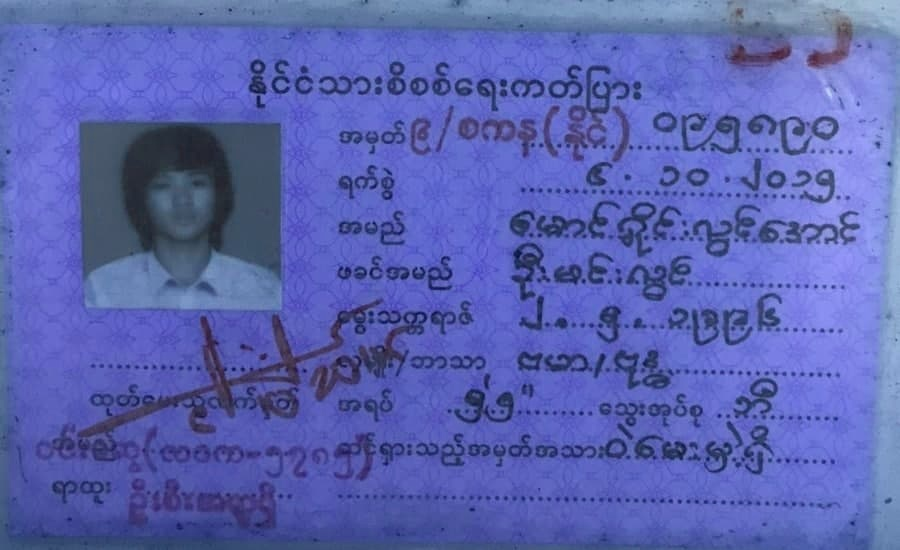
#> input picture rgbImage.jpg, 900 x 550 px
$ python -i feature_extractors.py   (imports and definitions only)
#> lines starting #> are read from the running program, lines starting #| are printed output that depends on the picture
from __future__ import print_function
from numpy.core.shape_base import block
import cv2 as cv
import numpy as np
from math import cos, sin, sqrt
from numpy.core.fromnumeric import shape
from skimage.feature import local_binary_pattern # # pip install scikit-image
import numpy as np
from scipy.stats import norm
import matplotlib.pyplot as plt
from skimage.transform import integral_image

# [9 lines left out: function plot_hisvec, not called in this run]

class LocalBinaryPatterns:
    # [5 lines left out: function __init__, not called in this run]
    def set_image(self, img):
        self.img = img
    # [16 lines left out: functions __describe, compute_a_point, not called in this run]

class HOG:
    # [4 lines left out: function __init__, not called in this run]
    def set_image(self, img):
        self.img = img
    # [5 lines left out: function compute_a_point, not called in this run]

class CHOG:
    def __init__(self, radius = 30, norm_scale_dis = 10, block_count = 8, bin_count = 18, pixel_distance = 1):
        self.radius = radius
        self.norm_scale_dis = norm_scale_dis
        self.block_count = block_count
        self.bin_count = bin_count

        self.full_magnitude = None
        self.full_orientation = None
        self.pixel_distance = pixel_distance

        r2 = self.radius**2
        size = int(2*self.radius/self.pixel_distance + 1)
        distances = [ [np.Infinity]*size for i in range(size)]
        for i in range(-self.radius, self.radius  + 1, self.pixel_distance):
            for j in range(-self.radius, self.radius  + 1, self.pixel_distance):
                sq = float(i**2+ j**2)
                if(sq<=r2):
                    distances[int((i+self.radius)/self.pixel_distance)][int((j+self.radius)/self.pixel_distance)] = sqrt(sq)
                    #print("{},{} is set to {}".format(i+self.radius, j+self.radius, sqrt(sq)))
        distances = np.asarray(distances)
        self.weight = norm.pdf(distances, 0, scale = self.norm_scale_dis)

        self.point_angles = np.asarray([[np.arctan2(j,i) for j in range(-self.radius, self.radius+1, self.pixel_distance)] for i in range(-self.radius, self.radius+1, self.pixel_distance)])
        self.point_angles = np.where(self.point_angles < 0, self.point_angles + 2*np.pi, self.point_angles)
        self.point_angles = np.where(self.point_angles > 2*np.pi, self.point_angles - 2*np.pi, self.point_angles)
    def set_image(self, grey_img, debug = False, gradient_vc_dist = 3):
        xkernel = np.array([[-1, 0, 1]])
        ykernel = np.array([[-1], [0], [1]])
        #grey_img_blur = cv.medianBlur(grey_img, self.blur_size)
        grey_img_blur = grey_img.copy()
        dx = cv.filter2D(grey_img_blur, cv.CV_32F, xkernel)
        dy = cv.filter2D(grey_img_blur, cv.CV_32F, ykernel)
        self.full_magnitude = np.sqrt(np.square(dx) + np.square(dy) + +1e-9)
        self.full_magnitude = cv.copyMakeBorder(self.full_magnitude, 0, 0, self.radius, self.radius, borderType= cv.BORDER_CONSTANT, value=0) #make a padding
        self.full_orientation = np.arctan2(dy, dx+0.0000001) # radian
        self.full_orientation = cv.copyMakeBorder(self.full_orientation, 0, 0, self.radius, self.radius, borderType= cv.BORDER_CONSTANT, value=0) #make a padding

        if(debug):
            clImg = cv.cvtColor(grey_img, cv.COLOR_GRAY2BGR)
            for i in range (0, grey_img.shape[0], gradient_vc_dist):
                for j in range (0, grey_img.shape[1], gradient_vc_dist):
                    if(self.full_magnitude[i][j] > 0):
                        x = j+ self.full_magnitude[i][j] *  np.cos(self.full_orientation[i][j])
                        y = i+ self.full_magnitude[i][j] *  np.sin(self.full_orientation[i][j])
                        cv.arrowedLine(clImg, (j,i), (int(x), int(y)), (255,0,0), 1)
            cv.imshow("Gradient vector", clImg)
            cv.waitKey()
    # [50 lines left out: function compute_a_point, not called in this run]

class Haarlike:
    # [38 lines left out: functions __init__, set_image, __make_in_range, compute_a_point, not called in this run]

class Surf:
    def __init__(self, D, diameter_size):
        self.D = D #number of scale
        self.diameter_size = diameter_size

    # [20 lines left out: functions set_image, compute_a_point, not called in this run]

>>> import cv2
>>> picture = cv2.imread('../rgbImage.jpg', cv2.IMREAD_GRAYSCALE)
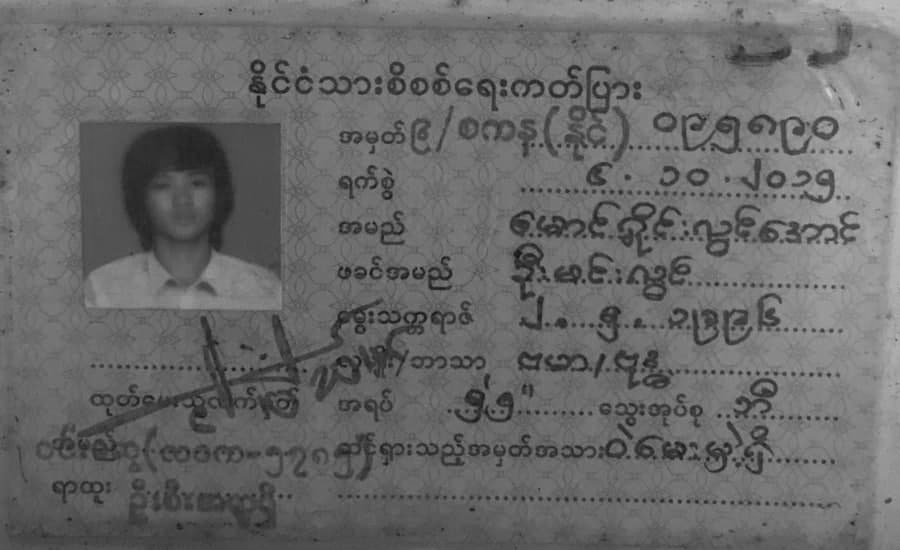
#> picture: shape (550, 900); min 14, max 207, mean 104.9
>>> result = CHOG().set_image(picture)
#> in set_image, `dx = cv.filter2D(grey_img_blur, cv.CV_32F, xkernel)`:
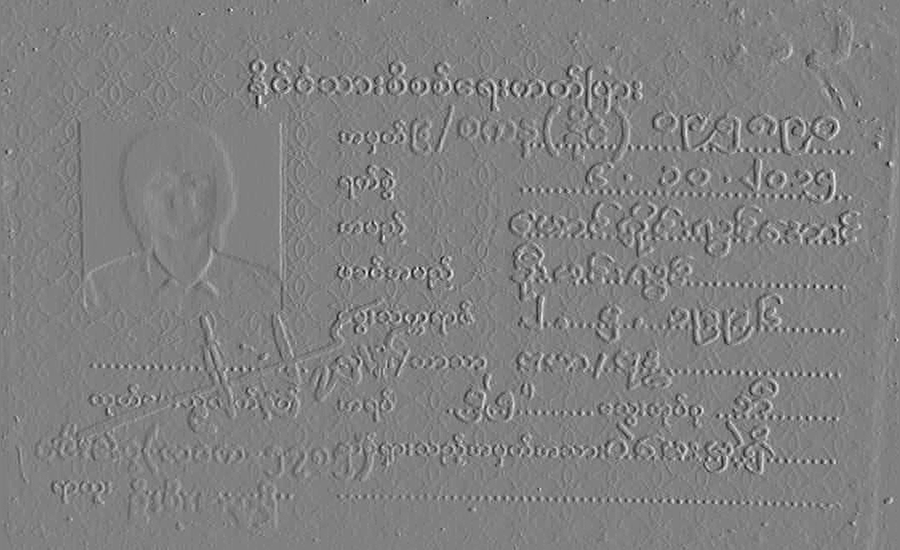
#> dx: shape (550, 900) float32; min -92, max 90, mean 0.1; drawn with min black and max white
#> in set_image, `dy = cv.filter2D(grey_img_blur, cv.CV_32F, ykernel)`:
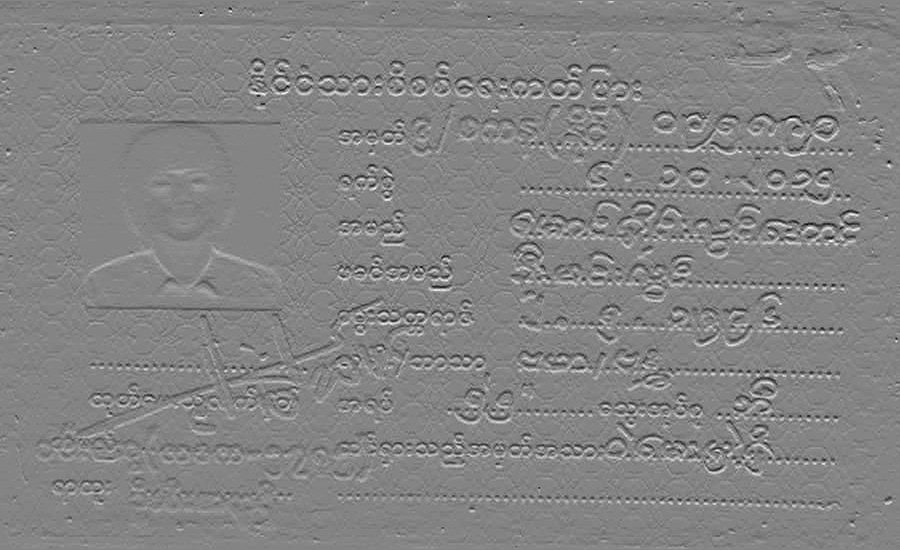
#> dy: shape (550, 900) float32; min -93, max 86, mean -0.2; drawn with min black and max white
#> in set_image, `self.full_magnitude = np.sqrt(np.square(dx) + np.square(dy) + +1e-9)`:
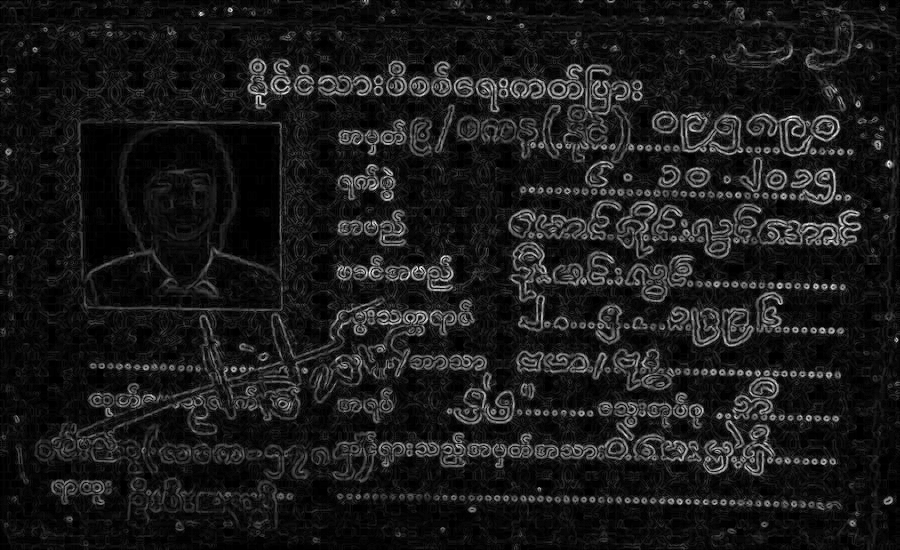
#> self.full_magnitude: shape (550, 900) float32; min 3.16e-05, max 94.59, mean 9.8; drawn with min black and max white
#> in set_image, `self.full_magnitude = cv.copyMakeBorder(self.full_magnitude, 0, 0, sel..`:
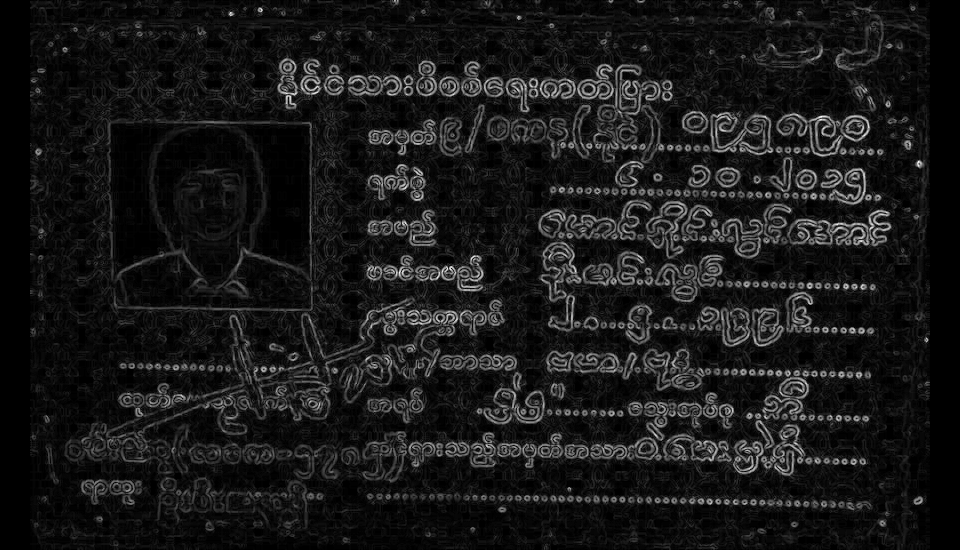
#> self.full_magnitude: shape (550, 960) float32; min 0, max 94.59, mean 9.2; drawn with min black and max white
#> in set_image, `self.full_orientation = np.arctan2(dy, dx+0.0000001)`:
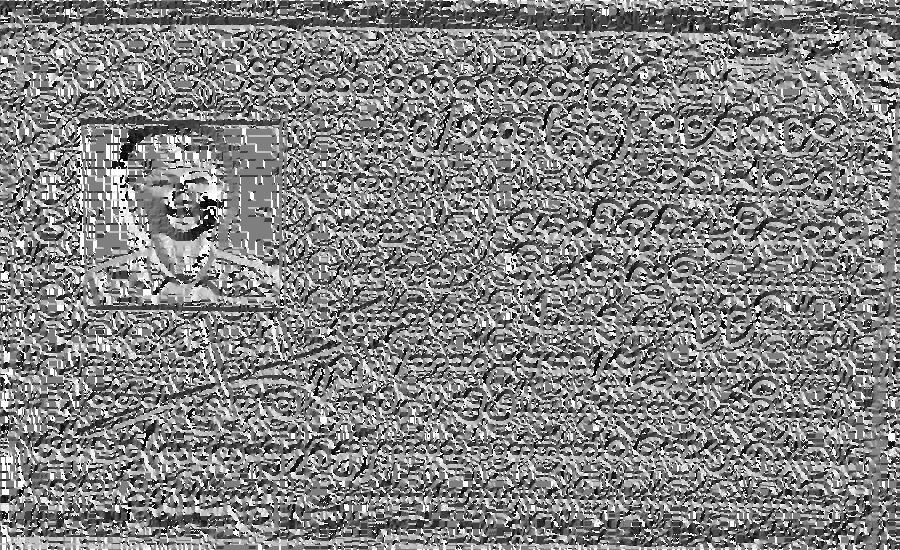
#> self.full_orientation: shape (550, 900) float32; min -3.13, max 3.14, mean 0.0988; drawn with min black and max white
#> in set_image, `self.full_orientation = cv.copyMakeBorder(self.full_orientation, 0, 0,..`:
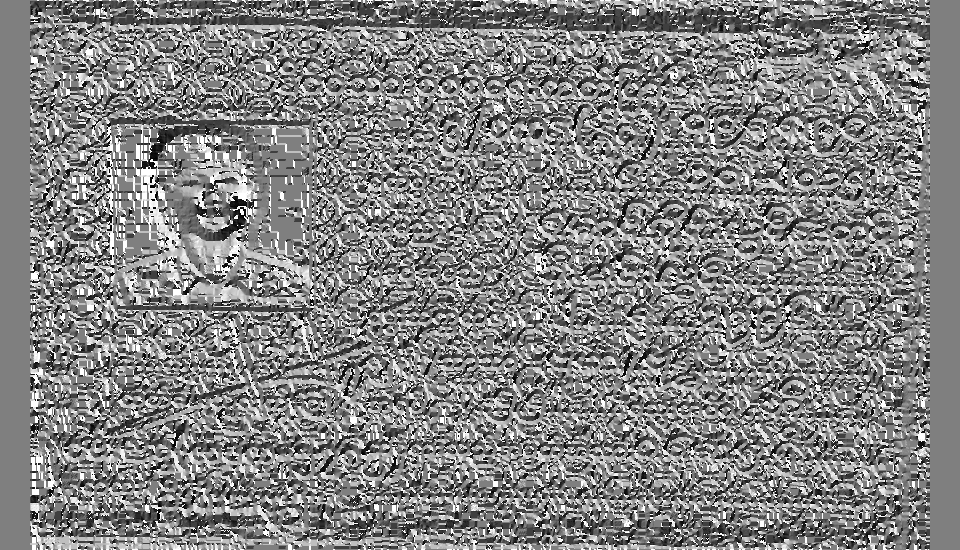
#> self.full_orientation: shape (550, 960) float32; min -3.13, max 3.14, mean 0.0926; drawn with min black and max white
